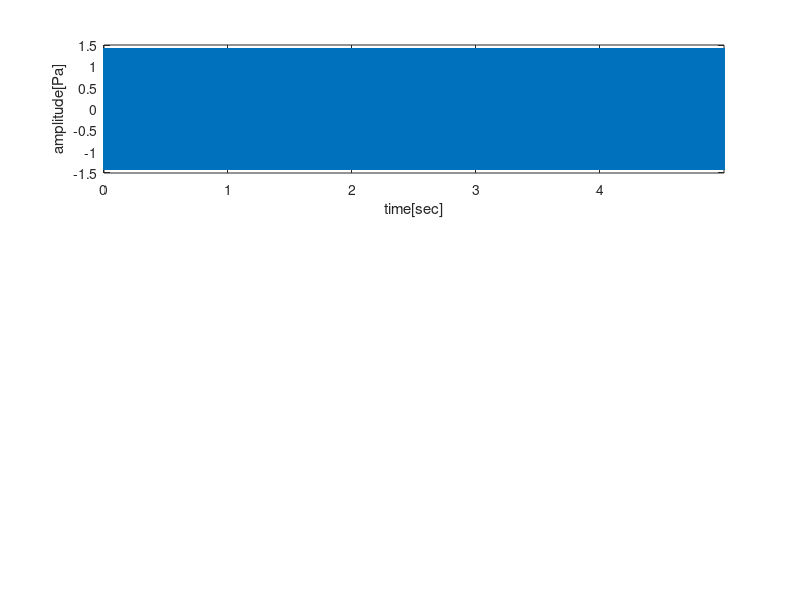

Reproduce this figure in MATLAB. (Note: this script raises an error after producing the figure.)
%% start

%% clear
clc;
clear;

%% constant
fs = 192e3;
f = 50e3;
T = 5;

%% data
t = 0 : 1/fs : T - 1/fs;
y = transpose( sqrt(2) * sin(2 * pi * f * t) );

%% plot ps
figure('position', [0, 0, 800*sqrt(2), 800]);

strtitle = 'Fourier Transform Test 3';

spl1 = subplot(3,1,1);
pl1 = plot(t,y);
ylabel( 'amplitude[Pa]' );
xlabel( 'time[sec]' );
xlim([ t(1) t(end) ]);
ax = gca;
ax.FontSize = 17;

spl2 = subplot(3,1,2);
[f,p] = fps(y,fs);
pl2 = pltdb(f,p,'ps',[0 0.4470 0.7410]);

spl3 = subplot(3,1,3);
Temporal_Sensitivity_Profile = 0.1;
spectrogram(y,256,120,256,fs,'yaxis');
ylim([ f(1)/1e3 f(end)/1e3 ]);
ylabel( 'frequency[kHz]' );
xlabel( 'time[sec]' );
ax = gca;
ax.FontSize = 17;

spl1Pos = get(spl1,'position');
spl2Pos = get(spl2,'position');
spl3Pos = get(spl3,'position');
spl2Pos(3:4) = [spl1Pos(3:4)];
spl3Pos(3:4) = [spl1Pos(3:4)];
set(spl2,'position',spl2Pos);
set(spl3,'position',spl3Pos);

sgtitle( strtitle , 'FontSize' , 17 );
%% end
